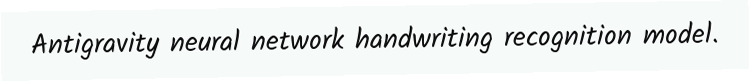
#> input picture sample_test_data/synth_line_00000.png, 750 x 81 px
$ python -i enhancement.py   (imports and definitions only)
#> lines starting #> are read from the running program, lines starting #| are printed output that depends on the picture; after the words box and inside, x2 and y2 are one past the last pixel; in counts of white or black regions, pixels touching at a corner belong together
#> in enhance_image, img_cv is the input picture: shape (81, 750, 3); mean B, G, R 235.5, 236.9, 233.1
"""
Image Enhancement and Preprocessing module for OCR.
Provides auto-contrast, adaptive binarization, de-skewing, and noise removal.
"""

import cv2
import numpy as np
from PIL import Image

def deskew_image(image_cv):
    """
    Detects skew angle of text lines using minimum area bounding rectangle
    and rotates the image to make text horizontal.
    """
    gray = cv2.cvtColor(image_cv, cv2.COLOR_BGR2GRAY)
    # Invert binary to find text contours
    thresh = cv2.threshold(gray, 0, 255, cv2.THRESH_BINARY_INV + cv2.THRESH_OTSU)[1]
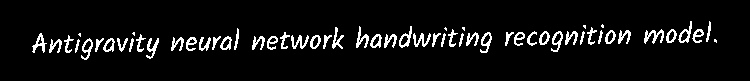
#> thresh: shape (81, 750); 6.6% white in thin lines or dots, all inside (x1, y1, x2, y2) = (32, 21, 717, 60)

    coords = np.column_stack(np.where(thresh > 0))
#> coords = 3993 pairs, first value 21 to 59, second value 32 to 716
    if len(coords) < 50:
        return image_cv  # Not enough points to reliably compute angle

    angle = cv2.minAreaRect(coords)[-1]
#> angle = -89.01
    if angle < -45:
        angle = -(90 + angle)
#> angle = -0.985
    elif angle > 45:
        angle = 90 - angle
    else:
        angle = -angle

    # Only deskew if slight tilt (avoid accidental 90 degree flips)
    if abs(angle) > 25:
        return image_cv

    (h, w) = image_cv.shape[:2]
#> h = 81; w = 750
    center = (w // 2, h // 2)
#> center = (375, 40)
    M = cv2.getRotationMatrix2D(center, angle, 1.0)
#> M = [[1, -0.0172, 0.743], [0.0172, 1, -6.44]]
    rotated = cv2.warpAffine(image_cv, M, (w, h), flags=cv2.INTER_CUBIC, borderMode=cv2.BORDER_REPLICATE)
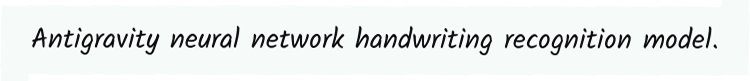
#> rotated: shape (81, 750, 3); mean B, G, R 235.4, 236.8, 233
    return rotated

def enhance_image(pil_img, deskew=True, enhance_contrast=True, binarize=False):
    """
    Applies image enhancements to optimize handwriting recognition.
    """
    # Convert PIL to OpenCV BGR
    img_cv = cv2.cvtColor(np.array(pil_img), cv2.COLOR_RGB2BGR)

    if deskew:
        img_cv = deskew_image(img_cv)

    if enhance_contrast:
        # Convert to LAB color space for CLAHE (Contrast Limited Adaptive Histogram Equalization)
        lab = cv2.cvtColor(img_cv, cv2.COLOR_BGR2LAB)
#> lab: shape (81, 750, 3); mean of channels 0, 1, 2 237, 126.5, 127.9
        l, a, b = cv2.split(lab)
        clahe = cv2.createCLAHE(clipLimit=2.5, tileGridSize=(8, 8))
        cl = clahe.apply(l)
        limg = cv2.merge((cl, a, b))
#> limg: shape (81, 750, 3); mean of channels 0, 1, 2 232.9, 126.5, 127.9
        img_cv = cv2.cvtColor(limg, cv2.COLOR_LAB2BGR)

    if binarize:
        gray = cv2.cvtColor(img_cv, cv2.COLOR_BGR2GRAY)
        # Adaptive thresholding for uneven lighting/shadows
        thresh = cv2.adaptiveThreshold(
            gray, 255, cv2.ADAPTIVE_THRESH_GAUSSIAN_C, cv2.THRESH_BINARY, 21, 10
        )
        img_cv = cv2.cvtColor(thresh, cv2.COLOR_GRAY2BGR)

    # Convert back to PIL RGB
    return Image.fromarray(cv2.cvtColor(img_cv, cv2.COLOR_BGR2RGB))

>>> import cv2
>>> picture = cv2.cvtColor(cv2.imread('sample_test_data/synth_line_00000.png'), cv2.COLOR_BGR2RGB)
>>> result = enhance_image(picture)

$ run again, on sample_test_data/synth_line_00001.png
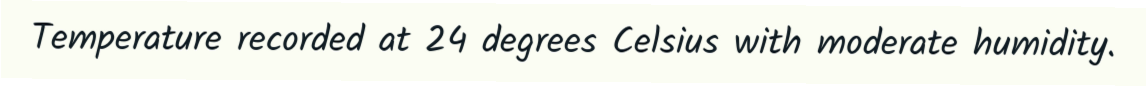
#> input picture sample_test_data/synth_line_00001.png, 1147 x 86 px
#> in enhance_image, img_cv is the input picture: shape (86, 1147, 3); mean B, G, R 228.2, 235.8, 233.3
#> in deskew_image, `thresh = cv2.threshold(gray, 0, 255, cv2.THRESH_BINARY_INV + cv2.THRES..`:
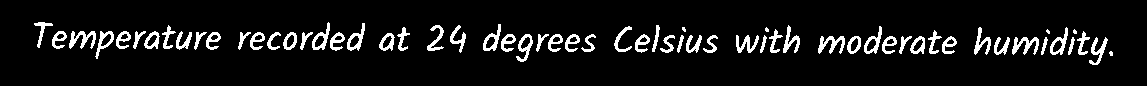
#> thresh: shape (86, 1147); 8.1% white; 62 white regions (5 under 20 px), largest, box (x1, y1, x2, y2) and area: (818, 36, 845, 54) 241, (1012, 37, 1039, 55) 241, (69, 31, 96, 49) 239
#> coords = 7941 pairs, first value 22 to 64, second value 34 to 1112
#> in deskew_image, `angle = cv2.minAreaRect(coords)[-1]`: angle = -0.374
#> in deskew_image, `angle = -angle`: angle = 0.374
#> M = [[1, 0.00652, -0.268], [-0.00652, 1, 3.74]]
#> lab: shape (86, 1147, 3); mean of channels 0, 1, 2 235.3, 126.1, 131.6
#> in enhance_image, `l, a, b = cv2.split(lab)`:
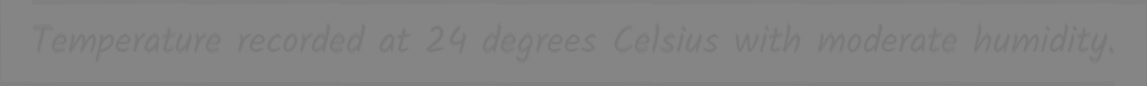
#> b: shape (86, 1147); min 120, max 134, mean 131.6
#> limg: shape (86, 1147, 3); mean of channels 0, 1, 2 231.9, 126.1, 131.6

$ run again, on sample_test_data/synth_line_00002.png
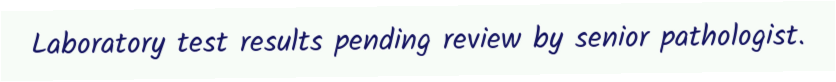
#> input picture sample_test_data/synth_line_00002.png, 836 x 82 px
#> in enhance_image, img_cv is the input picture: shape (82, 836, 3); mean B, G, R 238.6, 237.5, 233.7
#> in deskew_image, `thresh = cv2.threshold(gray, 0, 255, cv2.THRESH_BINARY_INV + cv2.THRES..`:
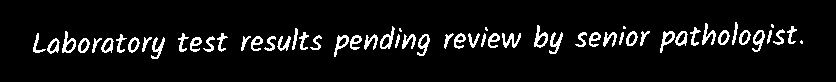
#> thresh: shape (82, 836); 6.9% white in thin lines or dots, all inside (x1, y1, x2, y2) = (33, 22, 803, 59)
#> coords = 4748 pairs, first value 22 to 58, second value 33 to 802
#> in deskew_image, `angle = cv2.minAreaRect(coords)[-1]`: angle = -89.33
#> in deskew_image, `angle = -(90 + angle)`: angle = -0.668
#> M = [[1, -0.0117, 0.507], [0.0117, 1, -4.87]]
#> lab: shape (82, 836, 3); mean of channels 0, 1, 2 237.9, 127.2, 126.8
#> in enhance_image, `l, a, b = cv2.split(lab)`:
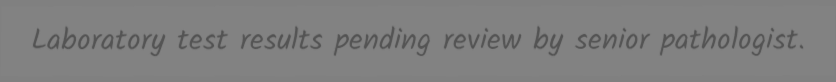
#> b: shape (82, 836); min 81, max 131, mean 126.8
#> limg: shape (82, 836, 3); mean of channels 0, 1, 2 232.7, 127.2, 126.8

$ run again, on sample_test_data/synth_line_00003.png
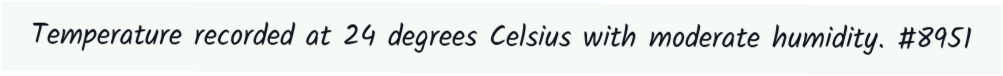
#> input picture sample_test_data/synth_line_00003.png, 1003 x 76 px
#> in enhance_image, img_cv is the input picture: shape (76, 1003, 3); mean B, G, R 231.6, 234.1, 230.4
#> in deskew_image, `thresh = cv2.threshold(gray, 0, 255, cv2.THRESH_BINARY_INV + cv2.THRES..`:
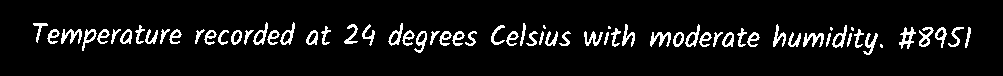
#> thresh: shape (76, 1003); 7.6% white in thin lines or dots, all inside (x1, y1, x2, y2) = (33, 22, 971, 55)
#> coords = 5766 pairs, first value 22 to 54, second value 33 to 970
#> in deskew_image, `angle = cv2.minAreaRect(coords)[-1]`: angle = -0.256
#> in deskew_image, `angle = -angle`: angle = 0.256
#> M = [[1, 0.00446, -0.165], [-0.00446, 1, 2.24]]
#> in deskew_image, `rotated = cv2.warpAffine(image_cv, M, (w, h), flags=cv2.INTER_CUBIC, b..`:
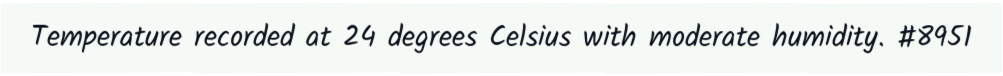
#> rotated: shape (76, 1003, 3); mean B, G, R 231.6, 234.1, 230.4
#> lab: shape (76, 1003, 3); mean of channels 0, 1, 2 234.5, 126.4, 128.3
#> limg: shape (76, 1003, 3); mean of channels 0, 1, 2 230.7, 126.4, 128.3
